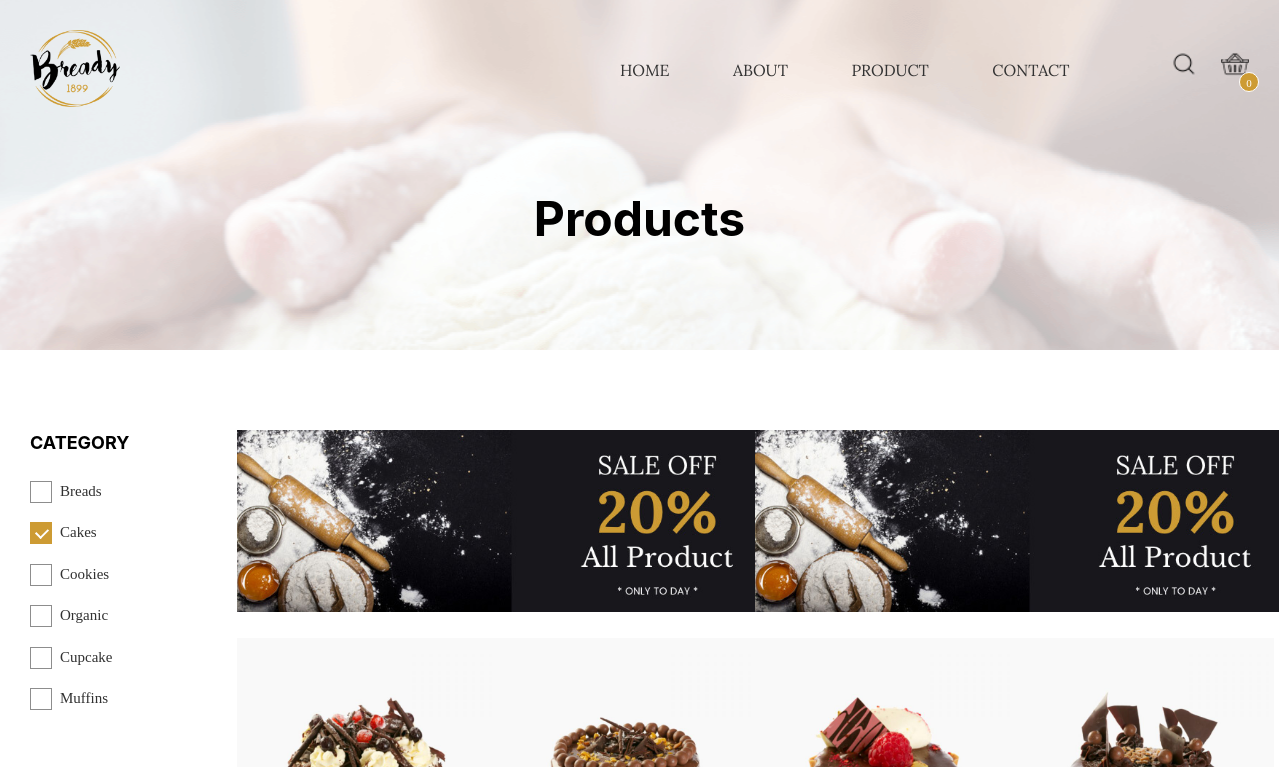
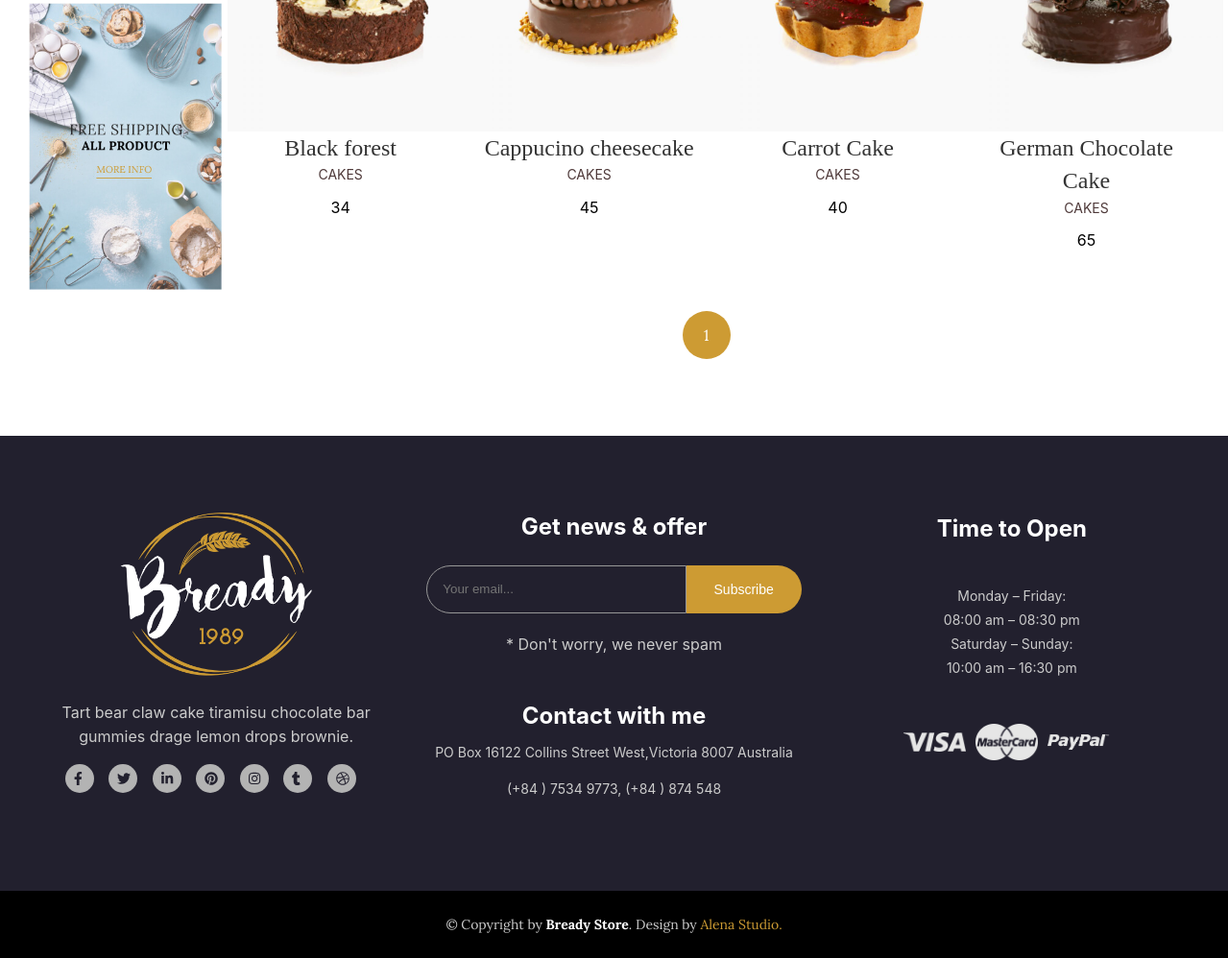
The app's page /?pages=products&cate=2 with its own data (2 pictures, top to bottom).
### tables this page shows
CREATE TABLE `brand` (
  `id` int(11) NOT NULL,
  `brandName` varchar(50) NOT NULL,
  `status` tinyint(4) NOT NULL DEFAULT 1
);

CREATE TABLE `products` (
  `id` int(11) NOT NULL,
  `brandid` int(11) NOT NULL,
  `name` varchar(100) NOT NULL,
  `price` float NOT NULL,
  `image` varchar(500) NOT NULL,
  `quality` int(11) NOT NULL,
  `description` text NOT NULL,
  `status` tinyint(4) NOT NULL DEFAULT 1,
  `hot` tinyint(4) NOT NULL DEFAULT 0
);

### view/products.php (the view, shortened to what this page needs)
<?php
    $sql="Select p.*,b.brandName from products as p, brand as b where b.id=p.brandid and p.status=1";
    $sqlCate="Select * from brand where status=1";
    $categories=$conn->query($sqlCate);
    $pages='products';
    if(isset($_GET['cate'])){
        $categoryId=$_GET['cate'];
        $sql.=" and p.brandid=".$categoryId;
        $pages='products&cate='.$categoryId;
    }elseif (isset($_GET['keyword'])){
        $keyword=$_GET['keyword'];
        $sql.=" and p.name like '%".$keyword."%'";
        $pages='products&keyword='.$keyword;
    }
    $page=1;
    $numberPro=12;
    $from=($page-1)*$numberPro;
    $totalPro=$conn->query($sql);
    $totalPro=ceil(mysqli_num_rows($totalPro)/$numberPro);
    $sql.=" limit $from,$numberPro";
    $result=$conn->query($sql);
?>
<div class="product__main">
    <div class="container">
        <div class="row">
            <div class="col l-2 m-0 c-0">
                <div class="product__filter">
                    <h3>Category</h3>
                    <ul class="product__cate-list">
                        <?php foreach ($categories as $category):?>
                            <li class="product__cate-item <?=(isset($_GET['cate']) && $_GET['cate']==$category['id'])?'current-cate':''?>">
                                <a href="?pages=products&cate=<?=$category['id']?>" class="cate-name"><?=$category['brandName']?></a>
                            </li>
                        <?php endforeach;?>
                    </ul>
                </div>
                <div class="product__adventage">
                    <img src="./images/views/widget-ads.jpg" alt="" class="product__adventage-img">
                </div>
            </div>
            <div class="col l-10 m-12 c-12">
                <div class="product__banner">
                    <div class="row">
                        <div class="col l-6 m-6">
                            <a href="" class="product__colection">
                                <img src="./images/views/product-1.jpg" alt="" class="product__colection-img">
                            </a>
                        </div>
                        <div class="col l-6 m-6">
                            <a href="" class="product__colection">
                                <img src="./images/views/product-1.jpg" alt="" class="product__colection-img">
                            </a>
                        </div>
                    </div>
                </div>
                <div class="row product">
                    <?php if(mysqli_fetch_array($result) !=null) :?>
                        <?php foreach ($result as $item) :?>
                        <div class="col l-3 m-4 c-6">
                            <div class="product-item">
                                <div class="product-thumbnail">
                                </div>
                                <div class="product-content">
                                    <a href="?pages=detail&id=<?=$item['id']?>" class="product-title"><?=$item['name']?></a>
                                    <p class="product-category"><?=$item['brandName']?></p>
                                    <p class="product-price"><?=$item['price']?></p>
                                </div>
                            </div>
                        </div>
                        <?php endforeach;?>
                    <?php endif;?>
                </div>
                <div class="product__pagination">
                    <ul class="product__pagination-list">
                        <?php for ($i=1;$i<=$totalPro;$i++) :?>
                            <li class="product__pagination-item <?= (empty($_GET['page']) && $i==1) || (isset($_GET['page']) && $_GET['page']==$i) ? 'active-page':''?>">
                                <a href="?pages=<?=$pages?>&page=<?=$i?>" class="product__pagination-link"><?=$i?></a>
                            </li>
                        <?php endfor;?>
                    </ul>
                </div>
            </div>
        </div>
    </div>
</div>

### css/main.css (style rules this page uses)
:root { --black-color:#000000; --white-color:#ffffff; --footer-color:#22202e; --button-color:#cd9b33; --info-color:#c7c7c7; --max-width: 1170px; }
a { text-decoration: none; }
ul>li { list-style: none; }
h3 { font-family: "Kaushan Script", cursive; font-size:48px; font-weight:400; color: var(--black-color); margin-bottom: 10px; }
p { font-size: 20px; font-weight: 400; color: #000; font-family: BlinkMacSystemFont,"Lora", serif; margin-bottom: 10px; line-height: 1.6em; }
a { color:inherit; }

### css/styles.css (style rules this page uses)
* { padding: 0; margin: 0; box-sizing: border-box; }
html { font-size:14px; }
body { background-color:var(--white-color); font-family: BlinkMacSystemFont "Lora", serif; font-size: 14px; line-height: 1.42857143; color: #333; overflow-x: hidden; overflow-y: scroll; scroll-behavior: smooth; }
.container { padding: 0 30px; margin:0 auto; width: 100%; }
.product-item { height:auto; margin-bottom: 20px; position: relative; }
.product-title { font-size: 24px; color: var(--block-color); }
.product-category { text-transform: uppercase; color: #4e3939; font-size: 14px; }
.product-price { font-size:16px; }
.history,.product__main { padding:80px 0 40px; }
.product-thumbnail { width:260px; overflow: hidden; position: relative; }
.product-content { text-align: center; }
.product__filter { min-width: 280px; flex:0; }
.product__filter h3 { text-transform: uppercase; margin-bottom: 25px; font-weight: 700; font-size: 18px; line-height: 26px; font-family: BlinkMacSystemFont,"Lora", serif; }
.product__cate-list { margin-bottom: 20px; padding-bottom:20px; }
.product__cate-item { margin-bottom:20px }
.cate-name { position: relative; display: block; padding-left: 30px; font-size: 15px; color: #313131; }
.cate-name::before { display: inline-block; position: absolute; top: 0; left: 0; content: ''; width: 20px; height: 20px; border: solid 1px #8d8d8d; }
.cate-name::after { content: ''; display: inline-block; position: absolute; top: 4px; left: 8px; color: #fff; width: 6px; height: 10px; border-right: 2px solid #fff; border-bottom: 2px solid #fff; transform: rotate(45deg); opacity: 0; }
.current-cate > .cate-name::before { background-color: var(--button-color); border-color: var(--button-color); }
.current-cate > .cate-name::after { opacity: 10; }
.product__adventage-img { width: 201px; }
.product__banner { margin-bottom: 20px; }
.product__colection { overflow: hidden; }
.product__colection-img { max-width:560px; transition: all 0.8s cubic-bezier(0.7, 0, 0.3, 1); }
.product__pagination { text-align: center; padding: 40px; z-index: 1; }
.product__pagination-list { display:inline-block; }
.product__pagination-list > li { display: inline-block; margin-right: 15px; text-align: center; }
.product__pagination-link { padding: 0 17px; position: relative; display: inline-block; z-index: 30; font-family: "Lora", serif; font-size: 16px; color: #313131; line-height: 50px; border-radius: 0; border: none; background-color: transparent !important; }
.product__pagination-link::before { content: ''; position: absolute; top: 50%; left: 50%; width: 50px; height: 50px; background-color: #e4e4e4; transform: translate(-50%, -50%); border-radius: 50%; z-index: -2; }
.product__pagination-link::after { width: 45px; height: 45px; background-color: var(--button-color); z-index: -1; visibility: hidden; opacity: 0; content: ''; position: absolute; top: 50%; left: 50%; transform: translate(-50%, -50%); border-radius: 50%; }
.active-page { border:none; }
.active-page > .product__pagination-link { color: var(--white-color); }
.active-page > .product__pagination-link::before { background-color: var(--button-color); }
.active-page > .product__pagination-link::after { opacity: 1; visibility: visible; }

### records on screen
brand: brandName "Breads"
brand: brandName "Cakes"
brand: brandName "Cookies"
brand: brandName "Organic"
brand: brandName "Cupcake"
brand: brandName "Muffins"
products: name "Black forest", brandid.brandName "CAKES", price "34"
products: name "Cappucino cheesecake", brandid.brandName "CAKES", price "45"
products: name "Carrot Cake", brandid.brandName "CAKES", price "40"
products: name "German Chocolate Cake", brandid.brandName "CAKES", price "65"

### other values on screen
$_GET['pages'] "Products"
